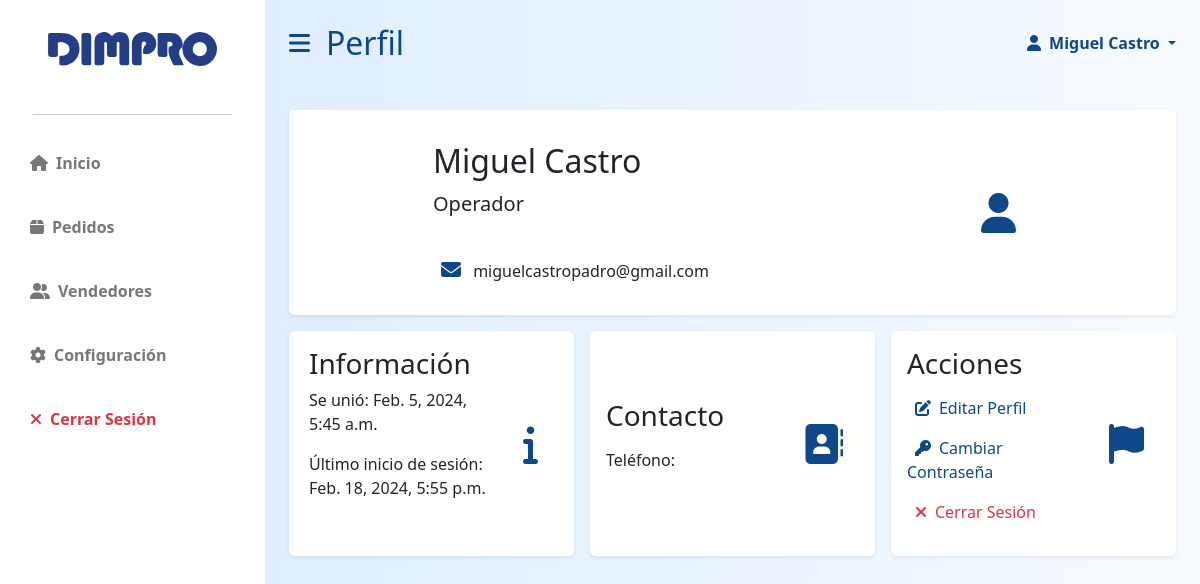
Screenshot of /app/staff/profile/2/ (signed in) with the database file from the repository.
### dimpro/models.py (models this page shows, shortened)
class User(AbstractBaseUser, PermissionsMixin):
    id = models.AutoField(primary_key=True)
    email = models.EmailField(blank=True, default='', unique=True)
    name = models.CharField(max_length=255, blank=True, default='')
    last_name = models.CharField(max_length=255, blank=True, default='')
    phoneregex = RegexValidator(regex=r"^\+?58?\d{11,15}$")
    phonenumber = models.CharField(
        validators=[phoneregex], max_length=17, blank=True, null=False
    )
    is_active = models.BooleanField(default=True)
    is_superuser = models.BooleanField(default=False)
    is_staff = models.BooleanField(default=False)
    is_operator = models.BooleanField(default=False)
    date_joined = models.DateTimeField(default=timezone.now)
    last_login = models.DateTimeField(blank=True, null=True)
    objects = CustomUserManager()
    USERNAME_FIELD = 'email'
    EMAIL_FIELD = 'email'
    REQUIRED_FIELDS = []
    class Meta:
        verbose_name = 'User'
        verbose_name_plural = 'Users'

### dimpro/views.py (the view)
# urls.py: path("staff/profile/<int:id>/", views.staff_profile, name='staff_profile'),
@only_for('staff')
def staff_profile(request,id):
    user = request.user
    if request.user.id != id:
        return HttpResponseRedirect(f'/app/staff/profile/{request.user.id}/')
    return render(request, 'dimpro/staff/staff_profile.html')

### dimpro/templates/dimpro/staff/staff_profile.html (shortened to what this page needs)
{% extends 'dimpro/staff/staff_layout.html' %}
{% load static %}
{% block stitle %}
    Perfil
{% endblock %}
{% block body %}
<div class="row g-3 my-2">
    <div class="col-md-12">
        <div class="p-3 bg-white shadow-sm d-flex justify-content-around align-items-center rounded">
            <div>
                    <h3 class="fs-2 mt-3">{{ user.name }} {{ user.last_name }}</h3>
                    <p class="fs-5">{% if user.is_operator %}Operador{% else %}Empleado de Oficina{% endif %}</p>
                    <br>
                    <p><i class="mx-2 primary-text fs-5 fa-solid fa-envelope"></i> {{ user.email }}</p>
            </div>
            <i class="fas fa-user fs-1 primary-text p-3"></i>
        </div>
    </div>
    <div class="col-md-4">
        <div class="p-3 h-100 bg-white shadow-sm d-flex justify-content-around align-items center rounded align-items-center">
            <div class="w-75 h-100">
                    <h4 class="fs-3">Información</h4>
                    <p>Se unió: {{ user.date_joined }}</p>
                    <P>Último inicio de sesión: {{ user.last_login }}</P>
            </div>
            <i class="fas fa-info fs-1 primary-text p-3"></i>
        </div>
    </div>
    <div class="col-md-4">
        <div class="p-3 h-100 bg-white shadow-sm d-flex justify-content-around align-items center rounded align-items-center">
            <div class="w-75">
                    <h4 class="fs-3">Contacto</h4>
                    <P>Teléfono: {{ user.phone }}</P>
            </div>
            <i class="fa-solid fa-address-book fs-1 primary-text p-3"></i>
        </div>
    </div>
    <div class="col-md-4">
        <div class="p-3 h-100 bg-white shadow-sm d-flex justify-content-around align-items center rounded align-items-center">
            <div class="w-75">
                    <h4 class="fs-3">Acciones</h4>
                    <a href="{% url 'dimpro:staff_profile_edit' user.id %}" class="primary-text grow">
                        <p><i class="fa-solid fa-pen-to-square mx-2"></i>Editar Perfil </p>
                    </a>
                    <a href="{% url 'dimpro:staff_changepw' user.id %}" class="primary-text grow">
                        <p><i class="fa-solid fa-key mx-2"></i>Cambiar Contraseña </p>
                    </a>
                    <a href="{% url 'dimpro:logout' %}" class="text-danger grow">
                        <p><i class="fa-solid fa-xmark mx-2"></i>Cerrar Sesión </p>
                    </a>
            </div>
            <i class="fa-solid fa-flag fs-1 primary-text p-3"></i>
        </div>
    </div>
</div>
{% endblock %}

### dimpro/templates/dimpro/staff/staff_layout.html (shortened to what this page needs)
{% load static %}
<!DOCTYPE html>
<html lang="es">
    <head>
        <link rel="stylesheet" href="https://cdn.jsdelivr.net/npm/bootstrap@5.2.3/dist/css/bootstrap.min.css" />
        <link rel="stylesheet" href="https://cdn.datatables.net/1.13.1/css/dataTables.bootstrap5.min.css" />
        <link rel="stylesheet" href="https://cdnjs.cloudflare.com/ajax/libs/font-awesome/6.2.1/css/all.min.css" />
        <link rel="stylesheet" href="{% static 'dimpro/styles.css' %}">
    </head>
    <body data-is-operator="{{ request.user.is_operator }}">
        <div class="d-flex" id="wrapper">
            <div class="bg-white" id="sidebar-wrapper">
                <div class="sidebar-heading text-center py-4 primary-text fs-4 fw-bold text-uppercase">
                    <a href="{% url 'dimpro:control' %}" class="growt">
                        <img class="mx-0 w-75 mb-2 mt-2"src="{% static 'dimpro/logodimpro.svg' %}" id="dimpro-sidebar-logo"alt="" >
                    </a>
                </div>
                <hr class="w-75 mx-auto">
                <div class="list-group list-group-flush my-3">
                    <a href="{% url 'dimpro:control' %}" class="growt list-group-item list-group-item-action bg-transparent second-text fw-bold">
                        <i class="fas fa-house me-2"></i>Inicio
                    </a>
                    <a href="{% url 'dimpro:staff_orders' %}" class="growt list-group-item list-group-item-action bg-transparent second-text fw-bold">
                        <i class="fas fa-box me-2"></i>Pedidos
                    </a>
                    <a href="{% url 'dimpro:staff_clients' %}" class="growt list-group-item list-group-item-action bg-transparent second-text fw-bold">
                        <i class="fas fa-user-group me-2"></i>Vendedores
                    </a>
                    {% if user.is_operator %}
                    <a href="{% url 'dimpro:staff_settings' %}" class="growt list-group-item list-group-item-action bg-transparent second-text fw-bold">
                        <i class="fas fa-gear me-2"></i>Configuración
                    </a>
                    {% endif %}
                    <a href="{% url 'dimpro:logout' %}" class="growt list-group-item list-group-item-action bg-transparent text-danger fw-bold">
                        <i class="fas fa-xmark me-2"></i>Cerrar Sesión
                    </a>
                </div>
            </div>
            <div id="page-content-wrapper">
                <nav class="navbar d-flex navbar-expand-lg navbar-light bg-transparent py-4 px-4">
                    <div class="col-6 d-flex align-items-center">
                        <i class="fas fa-bars primary-text fs-4 me-3" id="menu-toggle"></i>
                        <h2 class="fs-2 m-0 primary-text">{% block stitle %}{% endblock %}</h2>
                    </div>
                    <div class="col-6 d-flex justify-content-end">
                        <a class="nav-link dropdown-toggle primary-text fw-bold" href="#" id="navbarDropdown"
                                        role="button" data-bs-toggle="dropdown" aria-expanded="false" >
                                        <i class="fas fa-user me-2"></i>{{ user.name }} {{ user.last_name }}
                        </a>
                    </div>
                </nav>
                <div class="container-fluid px-4 mb-5">
                    {% block body %}{% endblock %}
                </div>
            </div>
        </div>
    </body>
</html>

### dimpro/static/dimpro/styles.css (style rules this page uses)
:root { --main-bg-color:#0e4889; --main-text-color: #0e4889; --second-text-color: #fff; --second-bg-color: #4378da; --third-text-color: #777777; }
a { text-decoration: none !important; }
.primary-text { color: var(--main-text-color) }
.second-text { color: var(--second-text-color) }
.grow { transition: all .2s ease-in-out; }
.growt { transition: all .2s ease-in-out; }
#wrapper { overflow-x: hidden; background-image: linear-gradient( to right, #d8eaff, #f7fbff ) }
#sidebar-wrapper { min-height: 100vh; margin-left: -15rem; transition: margin 0.25s ease-out; }
#sidebar-wrapper .sidebar-heading { padding: 0.875rem 1.25rem; font-size: 1.2rem; }
#sidebar-wrapper .list-group { width: 15rem; }
#page-content-wrapper { min-width: 100vw; }
#menu-toggle { cursor: pointer; transition: margin 2s ease-out; }
.list-group-item { color: var(--third-text-color); border: none; padding: 20px 30px; }
a { text-decoration: none; }
@media (min-width: 1024px) { #sidebar-wrapper { margin-left: 0; } }
@media (min-width: 1024px) { #page-content-wrapper { min-width: 0; width: 100%; } }

### rows the page displays
User: name "Miguel", last_name "Castro", email "miguelcastropadro@gmail.com", date_joined "Feb. 5, 2024, 5:45 a.m.", last_login "Feb. 18, 2024, 5:55 p.m."
